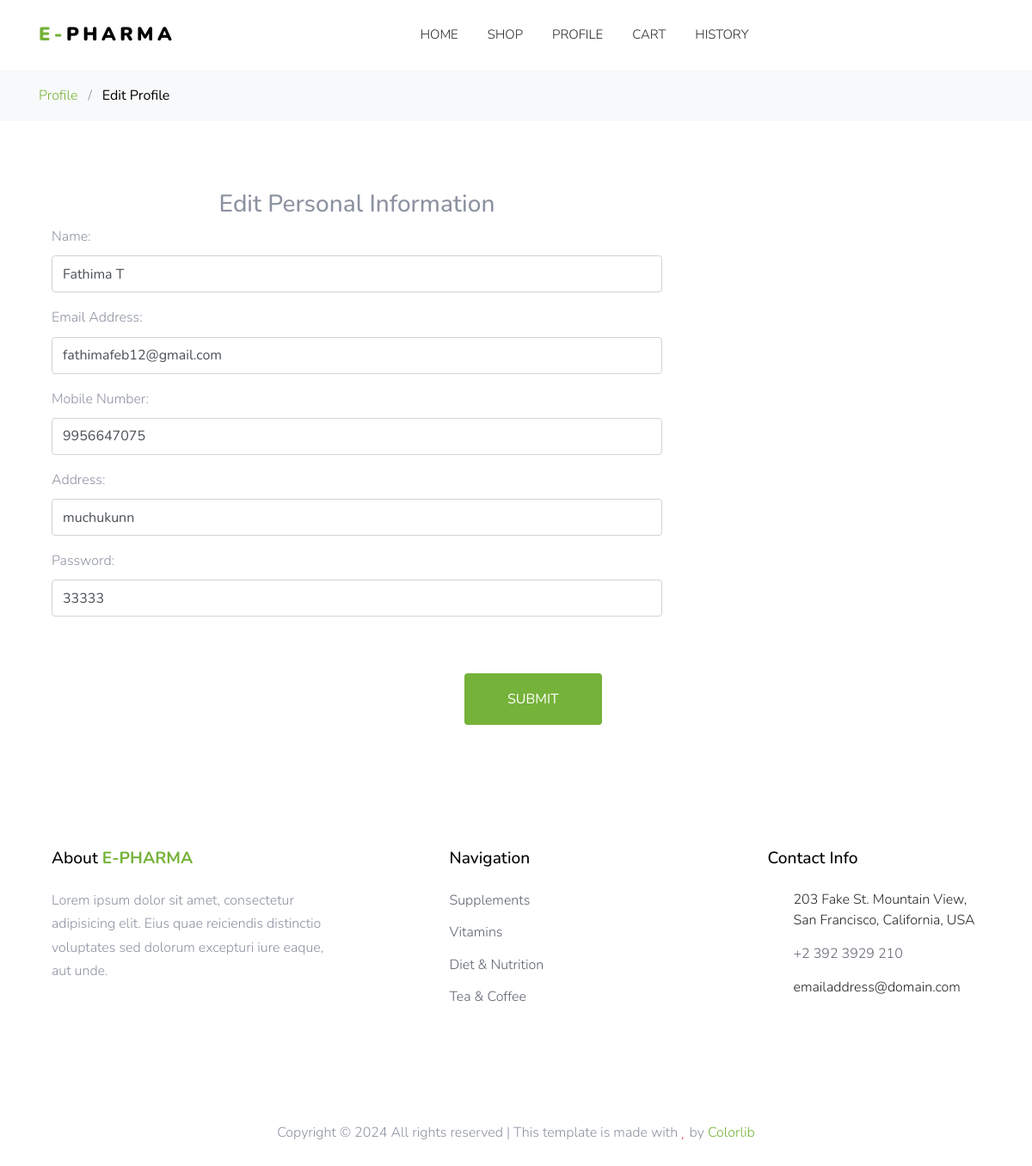
Page /edit_userprofile/3 (signed in) on the committed database.
### newapp/models.py (models this page shows)
class user(models.Model):
    UserName = models.CharField(max_length=50)
    Email = models.EmailField()
    Address = models.CharField(max_length=40)
    PhoneNo = models.IntegerField()
    Password = models.CharField(max_length=20)
    type = models.IntegerField()
    status =(('APPROVED','APPROVED'),
             ('PENDING','PENDING'),
             ('REJECT','REJECT'))
    entry = models.CharField(choices=status,max_length=20,default='PENDING')
    def __str__(self):
        return self.UserName

### newapp/views.py (the view)
# urls.py: path('edit_userprofile/<int:id>',views.edit_userprofile,name='edit_userprofile'),
def edit_userprofile(request,id):
    if 'id' in request.session:
        users = user.objects.get(id=id)
        print(users)
        form = UserEditForm(instance=users)
        if request.method == 'POST':
            users.UserName=request.POST['UserName']
            users.Email = request.POST['Email']
            users.PhoneNo = request.POST['PhoneNo']
            users.Address = request.POST['Address']
            users.Password = request.POST['Password']
            users.save()
            return redirect(userprofile)
        else:
            return render(request,'user-editprofile.html',{'user':users})

### template/user-editprofile.html (shortened to what this page needs)
<!DOCTYPE html>
{% load static %}
<html lang="en">
<head>
  <link rel="stylesheet" href="{% static 'fonts/icomoon/style.css' %}">
  <link rel="stylesheet" href="{% static 'css/bootstrap.min.css' %}">
  <link rel="stylesheet" href="{% static 'fonts/flaticon/font/flaticon.css' %}">
  <link rel="stylesheet" href="{% static 'css/magnific-popup.css' %}">
  <link rel="stylesheet" href="{% static 'css/jquery-ui.css' %}">
  <link rel="stylesheet" href="{% static 'css/owl.carousel.min.css' %}">
  <link rel="stylesheet" href="{% static 'css/owl.theme.default.min.css' %}">
  <link rel="stylesheet" href="{% static 'css/aos.css' %}">
  <link rel="stylesheet" href="{% static 'css/style.css' %}">
</head>
<body>
  <div class="site-wrap">
    <div class="site-navbar py-2">
      <div class="container">
        <div class="d-flex align-items-center justify-content-between">
          <div class="logo">
            <div class="site-logo">
              <a href="index.html" class="js-logo-clone"><strong class="text-primary">E-</strong>PHARMA</a>
            </div>
          </div>
          <nav class="site-navigation text-right text-md-center" role="navigation">
              <ul class="site-menu js-clone-nav d-none d-lg-block">
                <li><a href="{% url 'userhome' %}">HOME</a></li>
                <li><a href="{% url 'userviewproduct' %}">SHOP</a></li>
                <li><a href="{% url 'userprofile' %}">PROFILE</a></li>
                  <li><a href="{% url 'viewcart' %}">CART</a></li>
                <li><a href="{% url 'userhistory' %}">HISTORY</a></li>
              </ul>
            </nav>
        </div>
      </div>
    </div>
    <div class="bg-light py-3">
      <div class="container">
        <div class="row">
          <div class="col-md-12 mb-0"><a href="{% url 'userprofile' %}">Profile</a> <span class="mx-2 mb-0">/</span> <strong class="text-black">Edit Profile</strong></div>
        </div>
      </div>
    </div>
    <div class="site-section">
      <div class="container">
        <div class="row mb-5">
           <div class="container">
		<div class="col-lg-8 col-lg-offset-2 col-md-8 col-md-offset-2 col-sm-12 col-xs-12 edit_information">
			<form action="{% url 'edit_userprofile' id=user.id %}"  method="POST">
				<h3 class="text-center">Edit Personal Information</h3>
				<div class="row">
					<div class="col-lg-12 col-md-12 col-sm-12 col-xs-12">
						<div class="form-group">
							<label class="profile_details_text">Name:</label>
							<input type="text" name="UserName" class="form-control" value="{{user.UserName}}" required>
						</div>
					</div>
				</div>
				<div class="row">
					<div class="col-lg-12 col-md-12 col-sm-12 col-xs-12">
						<div class="form-group">
							<label class="profile_details_text">Email Address:</label>
							<input type="email" name="Email" class="form-control" value="{{user.Email}}" required>
						</div>
					</div>
				</div>
				<div class="row">
					<div class="col-lg-12 col-md-12 col-sm-12 col-xs-12">
						<div class="form-group">
							<label class="profile_details_text">Mobile Number:</label>
							<input type="tel" name="PhoneNo" class="form-control" value="{{user.PhoneNo}}" required pattern=[0-9]{10}>
						</div>
					</div>
				</div>
				<div class="row">
					<div class="col-lg-12 col-md-12 col-sm-12 col-xs-12">
						<div class="form-group">
							<label class="profile_details_text">Address:</label>
							<input type="text" name="Address" class="form-control" value="{{user.Address}}" required>
						</div>
					</div>
				</div>
				<div class="row">
					<div class="col-lg-12 col-md-12 col-sm-12 col-xs-12">
						<div class="form-group">
							<label class="profile_details_text">Password:</label>
							<input type="text" name="Password" class="form-control" value="{{user.Password}}" required>
						</div>
					</div>
				</div>
               <input type="submit" style="margin-top:50px; margin-left:30rem;" class="btn btn-primary px-5 py-3">
			</form>
		</div>
	</div>
        </div>
    <footer class="site-footer">
      <div class="container">
        <div class="row">
          <div class="col-md-6 col-lg-4 mb-4 mb-lg-0">
            <div class="block-7">
              <h3 class="footer-heading mb-4">About <strong class="text-primary">E-PHARMA</strong></h3>
              <p>Lorem ipsum dolor sit amet, consectetur adipisicing elit. Eius quae reiciendis distinctio voluptates
                sed dolorum excepturi iure eaque, aut unde.</p>
            </div>
          </div>
          <div class="col-lg-3 mx-auto mb-5 mb-lg-0">
            <h3 class="footer-heading mb-4">Navigation</h3>
            <ul class="list-unstyled">
              <li><a href="#">Supplements</a></li>
              <li><a href="#">Vitamins</a></li>
              <li><a href="#">Diet &amp; Nutrition</a></li>
              <li><a href="#">Tea &amp; Coffee</a></li>
            </ul>
          </div>
          <div class="col-md-6 col-lg-3">
            <div class="block-5 mb-5">
              <h3 class="footer-heading mb-4">Contact Info</h3>
              <ul class="list-unstyled">
                <li class="address">203 Fake St. Mountain View, San Francisco, California, USA</li>
                <li class="phone"><a href="tel://23923929210">+2 392 3929 210</a></li>
                <li class="email">emailaddress@domain.com</li>
              </ul>
            </div>
          </div>
        </div>
        <div class="row pt-5 mt-5 text-center">
          <div class="col-md-12">
            <p>
              Copyright &copy;
              <script>document.write(new Date().getFullYear());</script> All rights reserved | This template is made
              with <i class="icon-heart text-danger" aria-hidden="true"></i> by <a href="https://colorlib.com" target="_blank"
                class="text-primary">Colorlib</a>
            </p>
          </div>
        </div>
      </div>
    </footer>
  </div>
</body>
</html>

### static/css/style.css (style rules this page uses)
body { line-height: 1.7; color: #8c92a0; font-weight: 300; font-size: 16px; background: #efefef; }
a { -webkit-transition: .3s all ease; -o-transition: .3s all ease; transition: .3s all ease; }
.text-black { color: #000; }
.site-wrap:before { -webkit-transition: .3s all ease-in-out; -o-transition: .3s all ease-in-out; transition: .3s all ease-in-out; background: rgba(0, 0, 0, 0.6); content: ""; position: absolute; z-index: 2000; top: 0; left: 0; right: 0; bottom: 0; opacity: 0; visibility: hidden; }
.btn { -webkit-transition: .3s all ease-in-out; -o-transition: .3s all ease-in-out; transition: .3s all ease-in-out; text-transform: uppercase; border-width: 2px; }
.form-control { height: 43px; }
.site-section { padding: 2.5em 0; }
@media (min-width: 768px) { .site-section { padding: 5em 0; } }
.site-footer { padding: 6em 0; }
.site-footer ul li { margin-bottom: 10px; }
.site-footer ul li a { color: #5c626e; }
.site-footer .footer-heading { font-size: 1.2rem; color: #000; margin-bottom: 1rem; }
.site-logo a { text-transform: uppercase; letter-spacing: .2em; font-size: 22px; color: #000 !important; font-weight: 900; }
.site-navbar { margin-bottom: 0px; z-index: 1999; position: relative; top: 0; width: 100%; background: #fff; }
.site-navbar a { color: #000; }
.site-navbar .site-navigation .site-menu { margin-left: 0; padding-left: 0; margin-bottom: 0; }
.site-navbar .site-navigation .site-menu a { text-decoration: none !important; font-size: 15px; display: inline-block; }
.site-navbar .site-navigation .site-menu > li { display: inline-block; padding: 10px 5px; }
.site-navbar .site-navigation .site-menu > li > a { padding: 10px 10px; color: #25262a; font-size: 15px; text-decoration: none !important; }
.site-mobile-menu .site-mobile-menu-header .site-mobile-menu-logo a { display: inline-block; text-transform: uppercase; color: #000; letter-spacing: .2em; font-size: 22px; font-weight: 900; }
.site-mobile-menu .site-nav-wrap { padding: 0; margin: 0; list-style: none; position: relative; }
.site-mobile-menu .site-nav-wrap a { padding: 10px 20px; display: block; position: relative; color: #212529; }
.site-mobile-menu .site-nav-wrap li { position: relative; display: block; }
.site-mobile-menu .site-nav-wrap > li { display: block; position: relative; float: left; width: 100%; }
.site-mobile-menu .site-nav-wrap > li > a { padding-left: 20px; font-size: 20px; }
.site-wrap { max-width: 1200px; margin: 0 auto; background: #fff; -webkit-box-shadow: 0 0 10px 0 rgba(0, 0, 0, 0.1); box-shadow: 0 0 10px 0 rgba(0, 0, 0, 0.1); }
.block-5 ul, .block-5 ul li { list-style: none; padding: 0; margin: 0; line-height: 1.5; }
.block-5 ul li { padding-left: 30px; position: relative; margin-bottom: 15px; color: #25262a; }
.block-5 ul li:before { top: 0; font-family: "icomoon"; content: ""; position: absolute; left: 0; font-size: 20px; line-height: 1; color: #75b239; }
.block-5 ul li.address:before { content: "\e8b4"; }
.block-5 ul li.email:before { content: "\f0e0"; }
.block-5 ul li.phone:before { content: "\f095"; }

### rows in the picture
user: UserName "Fathima T", Email "fathimafeb12@gmail.com", PhoneNo "9956647075", Address "muchukunn", Password "33333"
